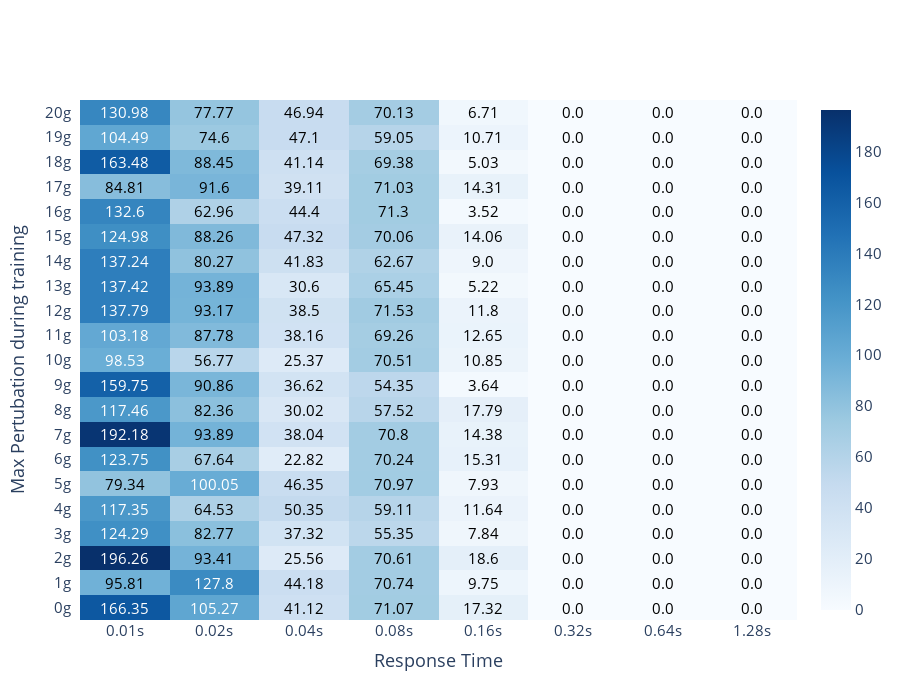

Notebook code cell kept with this figure:
### Code cell
fig = ff.create_annotated_heatmap(z=jerks.to_numpy(),y=[str(int(i))+'g' for i in df['g_force'].unique().tolist()], 
                                  x=[str(i) + 's' for i in df['response_rate'].unique().tolist()],  
                                  annotation_text=np.around(jerks.to_numpy(), decimals=2), colorscale='blues', showscale=True,
                                 reversescale =False)

fig.update_layout(
#     title='Average evaluation seconds for response times vs max. pertubation during training',
    xaxis_title="Response Time",
    yaxis_title="Max Pertubation during training",
    xaxis_side='bottom',
    font=dict(size=15),
    height=700,
)
fig.show()

### Figure 1 — Plotly figure (JSON) as saved in the notebook; plotly's stock layout.template omitted (floating-point values rounded to 4 significant figures; data arrays with more than 128 entries replaced by an {"elided": "..."} marker saying what was removed)
{"data": [{"colorscale": [[0, "rgb(247,251,255)"], [0.125, "rgb(222,235,247)"], [0.25, "rgb(198,219,239)"], [0.375, "rgb(158,202,225)"], [0.5, "rgb(107,174,214)"], [0.625, "rgb(66,146,198)"], [0.75, "rgb(33,113,181)"], [0.875, "rgb(8,81,156)"], [1, "rgb(8,48,107)"]], "reversescale": false, "showscale": true, "type": "heatmap", "x": ["0.01s", "0.02s", "0.04s", "0.08s", "0.16s", "0.32s", "0.64s", "1.28s"], "y": ["0g", "1g", "2g", "3g", "4g", "5g", "6g", "7g", "8g", "9g", "10g", "11g", "12g", "13g", "14g", "15g", "16g", "17g", "18g", "19g", "20g"], "z": {"elided": "21x8 float values"}}], "layout": {"annotations": [{"font": {"color": "#FFFFFF"}, "showarrow": false, "text": "166.35", "x": "0.01s", "xref": "x", "y": "0g", "yref": "y"}, {"font": {"color": "#FFFFFF"}, "showarrow": false, "text": "105.27", "x": "0.02s", "xref": "x", "y": "0g", "yref": "y"}, {"font": {"color": "#000000"}, "showarrow": false, "text": "41.12", "x": "0.04s", "xref": "x", "y": "0g", "yref": "y"}, {"font": {"color": "#000000"}, "showarrow": false, "text": "71.07", "x": "0.08s", "xref": "x", "y": "0g", "yref": "y"}, {"font": {"color": "#000000"}, "showarrow": false, "text": "17.32", "x": "0.16s", "xref": "x", "y": "0g", "yref": "y"}, {"font": {"color": "#000000"}, "showarrow": false, "text": "0.0", "x": "0.32s", "xref": "x", "y": "0g", "yref": "y"}, {"font": {"color": "#000000"}, "showarrow": false, "text": "0.0", "x": "0.64s", "xref": "x", "y": "0g", "yref": "y"}, {"font": {"color": "#000000"}, "showarrow": false, "text": "0.0", "x": "1.28s", "xref": "x", "y": "0g", "yref": "y"}, {"font": {"color": "#000000"}, "showarrow": false, "text": "95.81", "x": "0.01s", "xref": "x", "y": "1g", "yref": "y"}, {"font": {"color": "#FFFFFF"}, "showarrow": false, "text": "127.8", "x": "0.02s", "xref": "x", "y": "1g", "yref": "y"}, {"font": {"color": "#000000"}, "showarrow": false, "text": "44.18", "x": "0.04s", "xref": "x", "y": "1g", "yref": "y"}, {"font": {"color": "#000000"}, "showarrow": false, "text": "70.74", "x": "0.08s", "xref": "x", "y": "1g", "yref": "y"}, {"font": {"color": "#000000"}, "showarrow": false, "text": "9.75", "x": "0.16s", "xref": "x", "y": "1g", "yref": "y"}, {"font": {"color": "#000000"}, "showarrow": false, "text": "0.0", "x": "0.32s", "xref": "x", "y": "1g", "yref": "y"}, {"font": {"color": "#000000"}, "showarrow": false, "text": "0.0", "x": "0.64s", "xref": "x", "y": "1g", "yref": "y"}, {"font": {"color": "#000000"}, "showarrow": false, "text": "0.0", "x": "1.28s", "xref": "x", "y": "1g", "yref": "y"}, {"font": {"color": "#FFFFFF"}, "showarrow": false, "text": "196.26", "x": "0.01s", "xref": "x", "y": "2g", "yref": "y"}, {"font": {"color": "#000000"}, "showarrow": false, "text": "93.41", "x": "0.02s", "xref": "x", "y": "2g", "yref": "y"}, {"font": {"color": "#000000"}, "showarrow": false, "text": "25.56", "x": "0.04s", "xref": "x", "y": "2g", "yref": "y"}, {"font": {"color": "#000000"}, "showarrow": false, "text": "70.61", "x": "0.08s", "xref": "x", "y": "2g", "yref": "y"}, {"font": {"color": "#000000"}, "showarrow": false, "text": "18.6", "x": "0.16s", "xref": "x", "y": "2g", "yref": "y"}, {"font": {"color": "#000000"}, "showarrow": false, "text": "0.0", "x": "0.32s", "xref": "x", "y": "2g", "yref": "y"}, {"font": {"color": "#000000"}, "showarrow": false, "text": "0.0", "x": "0.64s", "xref": "x", "y": "2g", "yref": "y"}, {"font": {"color": "#000000"}, "showarrow": false, "text": "0.0", "x": "1.28s", "xref": "x", "y": "2g", "yref": "y"}, {"font": {"color": "#FFFFFF"}, "showarrow": false, "text": "124.29", "x": "0.01s", "xref": "x", "y": "3g", "yref": "y"}, {"font": {"color": "#000000"}, "showarrow": false, "text": "82.77", "x": "0.02s", "xref": "x", "y": "3g", "yref": "y"}, {"font": {"color": "#000000"}, "showarrow": false, "text": "37.32", "x": "0.04s", "xref": "x", "y": "3g", "yref": "y"}, {"font": {"color": "#000000"}, "showarrow": false, "text": "55.35", "x": "0.08s", "xref": "x", "y": "3g", "yref": "y"}, {"font": {"color": "#000000"}, "showarrow": false, "text": "7.84", "x": "0.16s", "xref": "x", "y": "3g", "yref": "y"}, {"font": {"color": "#000000"}, "showarrow": false, "text": "0.0", "x": "0.32s", "xref": "x", "y": "3g", "yref": "y"}, {"font": {"color": "#000000"}, "showarrow": false, "text": "0.0", "x": "0.64s", "xref": "x", "y": "3g", "yref": "y"}, {"font": {"color": "#000000"}, "showarrow": false, "text": "0.0", "x": "1.28s", "xref": "x", "y": "3g", "yref": "y"}, {"font": {"color": "#FFFFFF"}, "showarrow": false, "text": "117.35", "x": "0.01s", "xref": "x", "y": "4g", "yref": "y"}, {"font": {"color": "#000000"}, "showarrow": false, "text": "64.53", "x": "0.02s", "xref": "x", "y": "4g", "yref": "y"}, {"font": {"color": "#000000"}, "showarrow": false, "text": "50.35", "x": "0.04s", "xref": "x", "y": "4g", "yref": "y"}, {"font": {"color": "#000000"}, "showarrow": false, "text": "59.11", "x": "0.08s", "xref": "x", "y": "4g", "yref": "y"}, {"font": {"color": "#000000"}, "showarrow": false, "text": "11.64", "x": "0.16s", "xref": "x", "y": "4g", "yref": "y"}, {"font": {"color": "#000000"}, "showarrow": false, "text": "0.0", "x": "0.32s", "xref": "x", "y": "4g", "yref": "y"}, {"font": {"color": "#000000"}, "showarrow": false, "text": "0.0", "x": "0.64s", "xref": "x", "y": "4g", "yref": "y"}, {"font": {"color": "#000000"}, "showarrow": false, "text": "0.0", "x": "1.28s", "xref": "x", "y": "4g", "yref": "y"}, {"font": {"color": "#000000"}, "showarrow": false, "text": "79.34", "x": "0.01s", "xref": "x", "y": "5g", "yref": "y"}, {"font": {"color": "#FFFFFF"}, "showarrow": false, "text": "100.05", "x": "0.02s", "xref": "x", "y": "5g", "yref": "y"}, {"font": {"color": "#000000"}, "showarrow": false, "text": "46.35", "x": "0.04s", "xref": "x", "y": "5g", "yref": "y"}, {"font": {"color": "#000000"}, "showarrow": false, "text": "70.97", "x": "0.08s", "xref": "x", "y": "5g", "yref": "y"}, {"font": {"color": "#000000"}, "showarrow": false, "text": "7.93", "x": "0.16s", "xref": "x", "y": "5g", "yref": "y"}, {"font": {"color": "#000000"}, "showarrow": false, "text": "0.0", "x": "0.32s", "xref": "x", "y": "5g", "yref": "y"}, {"font": {"color": "#000000"}, "showarrow": false, "text": "0.0", "x": "0.64s", "xref": "x", "y": "5g", "yref": "y"}, {"font": {"color": "#000000"}, "showarrow": false, "text": "0.0", "x": "1.28s", "xref": "x", "y": "5g", "yref": "y"}, {"font": {"color": "#FFFFFF"}, "showarrow": false, "text": "123.75", "x": "0.01s", "xref": "x", "y": "6g", "yref": "y"}, {"font": {"color": "#000000"}, "showarrow": false, "text": "67.64", "x": "0.02s", "xref": "x", "y": "6g", "yref": "y"}, {"font": {"color": "#000000"}, "showarrow": false, "text": "22.82", "x": "0.04s", "xref": "x", "y": "6g", "yref": "y"}, {"font": {"color": "#000000"}, "showarrow": false, "text": "70.24", "x": "0.08s", "xref": "x", "y": "6g", "yref": "y"}, {"font": {"color": "#000000"}, "showarrow": false, "text": "15.31", "x": "0.16s", "xref": "x", "y": "6g", "yref": "y"}, {"font": {"color": "#000000"}, "showarrow": false, "text": "0.0", "x": "0.32s", "xref": "x", "y": "6g", "yref": "y"}, {"font": {"color": "#000000"}, "showarrow": false, "text": "0.0", "x": "0.64s", "xref": "x", "y": "6g", "yref": "y"}, {"font": {"color": "#000000"}, "showarrow": false, "text": "0.0", "x": "1.28s", "xref": "x", "y": "6g", "yref": "y"}, {"font": {"color": "#FFFFFF"}, "showarrow": false, "text": "192.18", "x": "0.01s", "xref": "x", "y": "7g", "yref": "y"}, {"font": {"color": "#000000"}, "showarrow": false, "text": "93.89", "x": "0.02s", "xref": "x", "y": "7g", "yref": "y"}, {"font": {"color": "#000000"}, "showarrow": false, "text": "38.04", "x": "0.04s", "xref": "x", "y": "7g", "yref": "y"}, {"font": {"color": "#000000"}, "showarrow": false, "text": "70.8", "x": "0.08s", "xref": "x", "y": "7g", "yref": "y"}, {"font": {"color": "#000000"}, "showarrow": false, "text": "14.38", "x": "0.16s", "xref": "x", "y": "7g", "yref": "y"}, {"font": {"color": "#000000"}, "showarrow": false, "text": "0.0", "x": "0.32s", "xref": "x", "y": "7g", "yref": "y"}, {"font": {"color": "#000000"}, "showarrow": false, "text": "0.0", "x": "0.64s", "xref": "x", "y": "7g", "yref": "y"}, {"font": {"color": "#000000"}, "showarrow": false, "text": "0.0", "x": "1.28s", "xref": "x", "y": "7g", "yref": "y"}, {"font": {"color": "#FFFFFF"}, "showarrow": false, "text": "117.46", "x": "0.01s", "xref": "x", "y": "8g", "yref": "y"}, {"font": {"color": "#000000"}, "showarrow": false, "text": "82.36", "x": "0.02s", "xref": "x", "y": "8g", "yref": "y"}, {"font": {"color": "#000000"}, "showarrow": false, "text": "30.02", "x": "0.04s", "xref": "x", "y": "8g", "yref": "y"}, {"font": {"color": "#000000"}, "showarrow": false, "text": "57.52", "x": "0.08s", "xref": "x", "y": "8g", "yref": "y"}, {"font": {"color": "#000000"}, "showarrow": false, "text": "17.79", "x": "0.16s", "xref": "x", "y": "8g", "yref": "y"}, {"font": {"color": "#000000"}, "showarrow": false, "text": "0.0", "x": "0.32s", "xref": "x", "y": "8g", "yref": "y"}, {"font": {"color": "#000000"}, "showarrow": false, "text": "0.0", "x": "0.64s", "xref": "x", "y": "8g", "yref": "y"}, {"font": {"color": "#000000"}, "showarrow": false, "text": "0.0", "x": "1.28s", "xref": "x", "y": "8g", "yref": "y"}, {"font": {"color": "#FFFFFF"}, "showarrow": false, "text": "159.75", "x": "0.01s", "xref": "x", "y": "9g", "yref": "y"}, {"font": {"color": "#000000"}, "showarrow": false, "text": "90.86", "x": "0.02s", "xref": "x", "y": "9g", "yref": "y"}, {"font": {"color": "#000000"}, "showarrow": false, "text": "36.62", "x": "0.04s", "xref": "x", "y": "9g", "yref": "y"}, {"font": {"color": "#000000"}, "showarrow": false, "text": "54.35", "x": "0.08s", "xref": "x", "y": "9g", "yref": "y"}, {"font": {"color": "#000000"}, "showarrow": false, "text": "3.64", "x": "0.16s", "xref": "x", "y": "9g", "yref": "y"}, {"font": {"color": "#000000"}, "showarrow": false, "text": "0.0", "x": "0.32s", "xref": "x", "y": "9g", "yref": "y"}, {"font": {"color": "#000000"}, "showarrow": false, "text": "0.0", "x": "0.64s", "xref": "x", "y": "9g", "yref": "y"}, {"font": {"color": "#000000"}, "showarrow": false, "text": "0.0", "x": "1.28s", "xref": "x", "y": "9g", "yref": "y"}, {"font": {"color": "#FFFFFF"}, "showarrow": false, "text": "98.53", "x": "0.01s", "xref": "x", "y": "10g", "yref": "y"}, {"font": {"color": "#000000"}, "showarrow": false, "text": "56.77", "x": "0.02s", "xref": "x", "y": "10g", "yref": "y"}, {"font": {"color": "#000000"}, "showarrow": false, "text": "25.37", "x": "0.04s", "xref": "x", "y": "10g", "yref": "y"}, {"font": {"color": "#000000"}, "showarrow": false, "text": "70.51", "x": "0.08s", "xref": "x", "y": "10g", "yref": "y"}, {"font": {"color": "#000000"}, "showarrow": false, "text": "10.85", "x": "0.16s", "xref": "x", "y": "10g", "yref": "y"}, {"font": {"color": "#000000"}, "showarrow": false, "text": "0.0", "x": "0.32s", "xref": "x", "y": "10g", "yref": "y"}, {"font": {"color": "#000000"}, "showarrow": false, "text": "0.0", "x": "0.64s", "xref": "x", "y": "10g", "yref": "y"}, {"font": {"color": "#000000"}, "showarrow": false, "text": "0.0", "x": "1.28s", "xref": "x", "y": "10g", "yref": "y"}, {"font": {"color": "#FFFFFF"}, "showarrow": false, "text": "103.18", "x": "0.01s", "xref": "x", "y": "11g", "yref": "y"}, {"font": {"color": "#000000"}, "showarrow": false, "text": "87.78", "x": "0.02s", "xref": "x", "y": "11g", "yref": "y"}, {"font": {"color": "#000000"}, "showarrow": false, "text": "38.16", "x": "0.04s", "xref": "x", "y": "11g", "yref": "y"}, {"font": {"color": "#000000"}, "showarrow": false, "text": "69.26", "x": "0.08s", "xref": "x", "y": "11g", "yref": "y"}, {"font": {"color": "#000000"}, "showarrow": false, "text": "12.65", "x": "0.16s", "xref": "x", "y": "11g", "yref": "y"}, {"font": {"color": "#000000"}, "showarrow": false, "text": "0.0", "x": "0.32s", "xref": "x", "y": "11g", "yref": "y"}, {"font": {"color": "#000000"}, "showarrow": false, "text": "0.0", "x": "0.64s", "xref": "x", "y": "11g", "yref": "y"}, {"font": {"color": "#000000"}, "showarrow": false, "text": "0.0", "x": "1.28s", "xref": "x", "y": "11g", "yref": "y"}, {"font": {"color": "#FFFFFF"}, "showarrow": false, "text": "137.79", "x": "0.01s", "xref": "x", "y": "12g", "yref": "y"}, {"font": {"color": "#000000"}, "showarrow": false, "text": "93.17", "x": "0.02s", "xref": "x", "y": "12g", "yref": "y"}, {"font": {"color": "#000000"}, "showarrow": false, "text": "38.5", "x": "0.04s", "xref": "x", "y": "12g", "yref": "y"}, {"font": {"color": "#000000"}, "showarrow": false, "text": "71.53", "x": "0.08s", "xref": "x", "y": "12g", "yref": "y"}, {"font": {"color": "#000000"}, "showarrow": false, "text": "11.8", "x": "0.16s", "xref": "x", "y": "12g", "yref": "y"}, {"font": {"color": "#000000"}, "showarrow": false, "text": "0.0", "x": "0.32s", "xref": "x", "y": "12g", "yref": "y"}, {"font": {"color": "#000000"}, "showarrow": false, "text": "0.0", "x": "0.64s", "xref": "x", "y": "12g", "yref": "y"}, {"font": {"color": "#000000"}, "showarrow": false, "text": "0.0", "x": "1.28s", "xref": "x", "y": "12g", "yref": "y"}, {"font": {"color": "#FFFFFF"}, "showarrow": false, "text": "137.42", "x": "0.01s", "xref": "x", "y": "13g", "yref": "y"}, {"font": {"color": "#000000"}, "showarrow": false, "text": "93.89", "x": "0.02s", "xref": "x", "y": "13g", "yref": "y"}, {"font": {"color": "#000000"}, "showarrow": false, "text": "30.6", "x": "0.04s", "xref": "x", "y": "13g", "yref": "y"}, {"font": {"color": "#000000"}, "showarrow": false, "text": "65.45", "x": "0.08s", "xref": "x", "y": "13g", "yref": "y"}, {"font": {"color": "#000000"}, "showarrow": false, "text": "5.22", "x": "0.16s", "xref": "x", "y": "13g", "yref": "y"}, {"font": {"color": "#000000"}, "showarrow": false, "text": "0.0", "x": "0.32s", "xref": "x", "y": "13g", "yref": "y"}, {"font": {"color": "#000000"}, "showarrow": false, "text": "0.0", "x": "0.64s", "xref": "x", "y": "13g", "yref": "y"}, {"font": {"color": "#000000"}, "showarrow": false, "text": "0.0", "x": "1.28s", "xref": "x", "y": "13g", "yref": "y"}, {"font": {"color": "#FFFFFF"}, "showarrow": false, "text": "137.24", "x": "0.01s", "xref": "x", "y": "14g", "yref": "y"}, {"font": {"color": "#000000"}, "showarrow": false, "text": "80.27", "x": "0.02s", "xref": "x", "y": "14g", "yref": "y"}, {"font": {"color": "#000000"}, "showarrow": false, "text": "41.83", "x": "0.04s", "xref": "x", "y": "14g", "yref": "y"}, {"font": {"color": "#000000"}, "showarrow": false, "text": "62.67", "x": "0.08s", "xref": "x", "y": "14g", "yref": "y"}, {"font": {"color": "#000000"}, "showarrow": false, "text": "9.0", "x": "0.16s", "xref": "x", "y": "14g", "yref": "y"}, {"font": {"color": "#000000"}, "showarrow": false, "text": "0.0", "x": "0.32s", "xref": "x", "y": "14g", "yref": "y"}, {"font": {"color": "#000000"}, "showarrow": false, "text": "0.0", "x": "0.64s", "xref": "x", "y": "14g", "yref": "y"}, {"font": {"color": "#000000"}, "showarrow": false, "text": "0.0", "x": "1.28s", "xref": "x", "y": "14g", "yref": "y"}, {"font": {"color": "#FFFFFF"}, "showarrow": false, "text": "124.98", "x": "0.01s", "xref": "x", "y": "15g", "yref": "y"}, {"font": {"color": "#000000"}, "showarrow": false, "text": "88.26", "x": "0.02s", "xref": "x", "y": "15g", "yref": "y"}, {"font": {"color": "#000000"}, "showarrow": false, "text": "47.32", "x": "0.04s", "xref": "x", "y": "15g", "yref": "y"}, {"font": {"color": "#000000"}, "showarrow": false, "text": "70.06", "x": "0.08s", "xref": "x", "y": "15g", "yref": "y"}, {"font": {"color": "#000000"}, "showarrow": false, "text": "14.06", "x": "0.16s", "xref": "x", "y": "15g", "yref": "y"}, {"font": {"color": "#000000"}, "showarrow": false, "text": "0.0", "x": "0.32s", "xref": "x", "y": "15g", "yref": "y"}, {"font": {"color": "#000000"}, "showarrow": false, "text": "0.0", "x": "0.64s", "xref": "x", "y": "15g", "yref": "y"}, {"font": {"color": "#000000"}, "showarrow": false, "text": "0.0", "x": "1.28s", "xref": "x", "y": "15g", "yref": "y"}, {"font": {"color": "#FFFFFF"}, "showarrow": false, "text": "132.6", "x": "0.01s", "xref": "x", "y": "16g", "yref": "y"}, {"font": {"color": "#000000"}, "showarrow": false, "text": "62.96", "x": "0.02s", "xref": "x", "y": "16g", "yref": "y"}, {"font": {"color": "#000000"}, "showarrow": false, "text": "44.4", "x": "0.04s", "xref": "x", "y": "16g", "yref": "y"}, {"font": {"color": "#000000"}, "showarrow": false, "text": "71.3", "x": "0.08s", "xref": "x", "y": "16g", "yref": "y"}, {"font": {"color": "#000000"}, "showarrow": false, "text": "3.52", "x": "0.16s", "xref": "x", "y": "16g", "yref": "y"}, {"font": {"color": "#000000"}, "showarrow": false, "text": "0.0", "x": "0.32s", "xref": "x", "y": "16g", "yref": "y"}, {"font": {"color": "#000000"}, "showarrow": false, "text": "0.0", "x": "0.64s", "xref": "x", "y": "16g", "yref": "y"}, {"font": {"color": "#000000"}, "showarrow": false, "text": "0.0", "x": "1.28s", "xref": "x", "y": "16g", "yref": "y"}, {"font": {"color": "#000000"}, "showarrow": false, "text": "84.81", "x": "0.01s", "xref": "x", "y": "17g", "yref": "y"}, {"font": {"color": "#000000"}, "showarrow": false, "text": "91.6", "x": "0.02s", "xref": "x", "y": "17g", "yref": "y"}, {"font": {"color": "#000000"}, "showarrow": false, "text": "39.11", "x": "0.04s", "xref": "x", "y": "17g", "yref": "y"}, {"font": {"color": "#000000"}, "showarrow": false, "text": "71.03", "x": "0.08s", "xref": "x", "y": "17g", "yref": "y"}, {"font": {"color": "#000000"}, "showarrow": false, "text": "14.31", "x": "0.16s", "xref": "x", "y": "17g", "yref": "y"}, {"font": {"color": "#000000"}, "showarrow": false, "text": "0.0", "x": "0.32s", "xref": "x", "y": "17g", "yref": "y"}, {"font": {"color": "#000000"}, "showarrow": false, "text": "0.0", "x": "0.64s", "xref": "x", "y": "17g", "yref": "y"}, {"font": {"color": "#000000"}, "showarrow": false, "text": "0.0", "x": "1.28s", "xref": "x", "y": "17g", "yref": "y"}, {"font": {"color": "#FFFFFF"}, "showarrow": false, "text": "163.48", "x": "0.01s", "xref": "x", "y": "18g", "yref": "y"}, {"font": {"color": "#000000"}, "showarrow": false, "text": "88.45", "x": "0.02s", "xref": "x", "y": "18g", "yref": "y"}, {"font": {"color": "#000000"}, "showarrow": false, "text": "41.14", "x": "0.04s", "xref": "x", "y": "18g", "yref": "y"}, {"font": {"color": "#000000"}, "showarrow": false, "text": "69.38", "x": "0.08s", "xref": "x", "y": "18g", "yref": "y"}, {"font": {"color": "#000000"}, "showarrow": false, "text": "5.03", "x": "0.16s", "xref": "x", "y": "18g", "yref": "y"}, {"font": {"color": "#000000"}, "showarrow": false, "text": "0.0", "x": "0.32s", "xref": "x", "y": "18g", "yref": "y"}, {"font": {"color": "#000000"}, "showarrow": false, "text": "0.0", "x": "0.64s", "xref": "x", "y": "18g", "yref": "y"}, {"font": {"color": "#000000"}, "showarrow": false, "text": "0.0", "x": "1.28s", "xref": "x", "y": "18g", "yref": "y"}, {"font": {"color": "#FFFFFF"}, "showarrow": false, "text": "104.49", "x": "0.01s", "xref": "x", "y": "19g", "yref": "y"}, {"font": {"color": "#000000"}, "showarrow": false, "text": "74.6", "x": "0.02s", "xref": "x", "y": "19g", "yref": "y"}, {"font": {"color": "#000000"}, "showarrow": false, "text": "47.1", "x": "0.04s", "xref": "x", "y": "19g", "yref": "y"}, {"font": {"color": "#000000"}, "showarrow": false, "text": "59.05", "x": "0.08s", "xref": "x", "y": "19g", "yref": "y"}, {"font": {"color": "#000000"}, "showarrow": false, "text": "10.71", "x": "0.16s", "xref": "x", "y": "19g", "yref": "y"}, {"font": {"color": "#000000"}, "showarrow": false, "text": "0.0", "x": "0.32s", "xref": "x", "y": "19g", "yref": "y"}, {"font": {"color": "#000000"}, "showarrow": false, "text": "0.0", "x": "0.64s", "xref": "x", "y": "19g", "yref": "y"}, {"font": {"color": "#000000"}, "showarrow": false, "text": "0.0", "x": "1.28s", "xref": "x", "y": "19g", "yref": "y"}, {"font": {"color": "#FFFFFF"}, "showarrow": false, "text": "130.98", "x": "0.01s", "xref": "x", "y": "20g", "yref": "y"}, {"font": {"color": "#000000"}, "showarrow": false, "text": "77.77", "x": "0.02s", "xref": "x", "y": "20g", "yref": "y"}, {"font": {"color": "#000000"}, "showarrow": false, "text": "46.94", "x": "0.04s", "xref": "x", "y": "20g", "yref": "y"}, {"font": {"color": "#000000"}, "showarrow": false, "text": "70.13", "x": "0.08s", "xref": "x", "y": "20g", "yref": "y"}, {"font": {"color": "#000000"}, "showarrow": false, "text": "6.71", "x": "0.16s", "xref": "x", "y": "20g", "yref": "y"}, {"font": {"color": "#000000"}, "showarrow": false, "text": "0.0", "x": "0.32s", "xref": "x", "y": "20g", "yref": "y"}, {"font": {"color": "#000000"}, "showarrow": false, "text": "0.0", "x": "0.64s", "xref": "x", "y": "20g", "yref": "y"}, {"font": {"color": "#000000"}, "showarrow": false, "text": "0.0", "x": "1.28s", "xref": "x", "y": "20g", "yref": "y"}], "font": {"size": 15}, "height": 700, "xaxis": {"dtick": 1, "gridcolor": "rgb(0, 0, 0)", "side": "bottom", "ticks": "", "title": {"text": "Response Time"}}, "yaxis": {"dtick": 1, "ticks": "", "ticksuffix": "  ", "title": {"text": "Max Pertubation during training"}}}}
